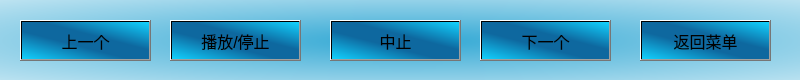
<?xml version="1.0" encoding="UTF-8"?>
<ui version="4.0">
 <class>myVideoWindow</class>
 <widget class="QWidget" name="myVideoWindow">
  <property name="geometry">
   <rect>
    <x>0</x>
    <y>0</y>
    <width>800</width>
    <height>80</height>
   </rect>
  </property>
  <property name="windowTitle">
   <string>Form</string>
  </property>
  <property name="styleSheet">
   <string notr="true">background-color: qradialgradient(spread:pad, cx:0.506, cy:0.505682, radius:1.062, fx:0.511, fy:0.511682, stop:0 rgba(50, 168, 212, 255), stop:1 rgba(255, 255, 255, 255));</string>
  </property>
  <widget class="QPushButton" name="ssBtn">
   <property name="geometry">
    <rect>
     <x>170</x>
     <y>20</y>
     <width>131</width>
     <height>41</height>
    </rect>
   </property>
   <property name="font">
    <font>
     <pointsize>12</pointsize>
    </font>
   </property>
   <property name="styleSheet">
    <string notr="true">background-color: qlineargradient(spread:reflect, x1:0.528, y1:0.528, x2:1, y2:0, stop:0.202247 rgba(14, 104, 159, 255), stop:1 rgba(18, 210, 255, 255));</string>
   </property>
   <property name="text">
    <string>播放/停止</string>
   </property>
  </widget>
  <widget class="QPushButton" name="prevBtn">
   <property name="geometry">
    <rect>
     <x>20</x>
     <y>20</y>
     <width>131</width>
     <height>41</height>
    </rect>
   </property>
   <property name="font">
    <font>
     <pointsize>12</pointsize>
    </font>
   </property>
   <property name="styleSheet">
    <string notr="true">background-color: qlineargradient(spread:reflect, x1:0.528, y1:0.528, x2:1, y2:0, stop:0.202247 rgba(14, 104, 159, 255), stop:1 rgba(18, 210, 255, 255));</string>
   </property>
   <property name="text">
    <string>上一个</string>
   </property>
  </widget>
  <widget class="QPushButton" name="nextBtn">
   <property name="geometry">
    <rect>
     <x>480</x>
     <y>20</y>
     <width>131</width>
     <height>41</height>
    </rect>
   </property>
   <property name="font">
    <font>
     <pointsize>12</pointsize>
    </font>
   </property>
   <property name="styleSheet">
    <string notr="true">background-color: qlineargradient(spread:reflect, x1:0.528, y1:0.528, x2:1, y2:0, stop:0.202247 rgba(14, 104, 159, 255), stop:1 rgba(18, 210, 255, 255));</string>
   </property>
   <property name="text">
    <string>下一个</string>
   </property>
  </widget>
  <widget class="QPushButton" name="killBtn">
   <property name="geometry">
    <rect>
     <x>330</x>
     <y>20</y>
     <width>131</width>
     <height>41</height>
    </rect>
   </property>
   <property name="font">
    <font>
     <pointsize>12</pointsize>
    </font>
   </property>
   <property name="styleSheet">
    <string notr="true">background-color: qlineargradient(spread:reflect, x1:0.528, y1:0.528, x2:1, y2:0, stop:0.202247 rgba(14, 104, 159, 255), stop:1 rgba(18, 210, 255, 255));</string>
   </property>
   <property name="text">
    <string>中止</string>
   </property>
  </widget>
  <widget class="QPushButton" name="retBtn">
   <property name="geometry">
    <rect>
     <x>640</x>
     <y>20</y>
     <width>131</width>
     <height>41</height>
    </rect>
   </property>
   <property name="font">
    <font>
     <pointsize>12</pointsize>
    </font>
   </property>
   <property name="styleSheet">
    <string notr="true">background-color: qlineargradient(spread:reflect, x1:0.528, y1:0.528, x2:1, y2:0, stop:0.202247 rgba(14, 104, 159, 255), stop:1 rgba(18, 210, 255, 255));</string>
   </property>
   <property name="text">
    <string>返回菜单</string>
   </property>
  </widget>
 </widget>
 <resources/>
 <connections/>
</ui>
